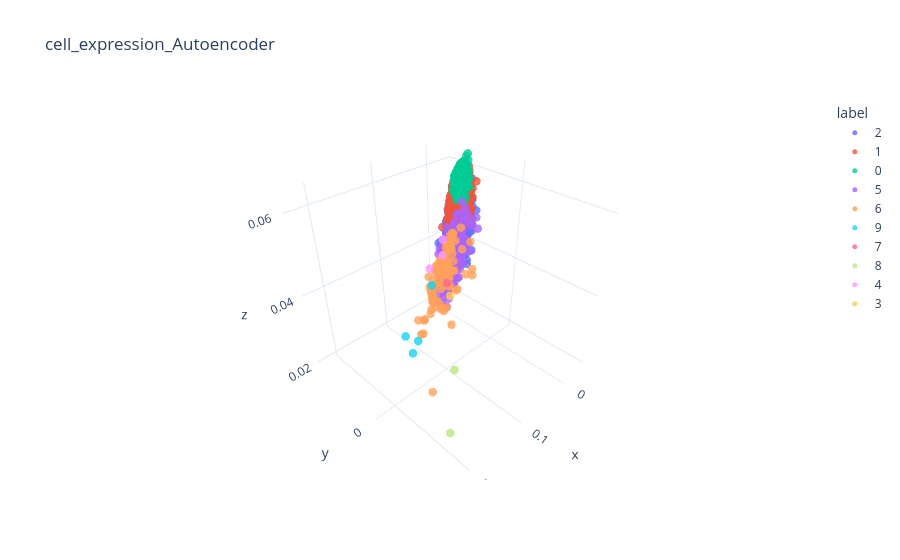

The code cell stored with this chart in its notebook:
### Markdown cell above
We can plot the reduced matrix where we use the Cluster of the cluster assigments of hirachical clustering

### Code cell
plotter.plot_reduced_matrix(
    reduced_matrix,
    dimensions = (0,1,2),
    color_by = assignments_hic["cluster"]                        
)

### Figure 1 — Plotly figure (JSON) as saved in the notebook; plotly's stock layout.template omitted (floating-point values rounded to 4 significant figures; data arrays with more than 128 entries replaced by an {"elided": "..."} marker saying what was removed)
{"data": [{"customdata": {"elided": "1727x5 mixed values"}, "hovertemplate": "label=2<br>x=%{x}<br>y=%{y}<br>z=%{z}<br>barcode=%{customdata[0]}<br>cell_line=%{customdata[1]}<br>time=%{customdata[2]}<br>cell_barcode=%{customdata[3]}<br>trajectory=%{customdata[4]}<extra></extra>", "legendgroup": "2", "marker": {"color": "#636efa", "opacity": 0.8, "size": 5, "symbol": "circle"}, "mode": "markers", "name": "2", "scene": "scene", "showlegend": true, "type": "scatter3d", "x": {"elided": "1727 float values"}, "y": {"elided": "1727 float values"}, "z": {"elided": "1727 float values"}}, {"customdata": {"elided": "3742x5 mixed values"}, "hovertemplate": "label=1<br>x=%{x}<br>y=%{y}<br>z=%{z}<br>barcode=%{customdata[0]}<br>cell_line=%{customdata[1]}<br>time=%{customdata[2]}<br>cell_barcode=%{customdata[3]}<br>trajectory=%{customdata[4]}<extra></extra>", "legendgroup": "1", "marker": {"color": "#EF553B", "opacity": 0.8, "size": 5, "symbol": "circle"}, "mode": "markers", "name": "1", "scene": "scene", "showlegend": true, "type": "scatter3d", "x": {"elided": "3742 float values"}, "y": {"elided": "3742 float values"}, "z": {"elided": "3742 float values"}}, {"customdata": {"elided": "1620x5 mixed values"}, "hovertemplate": "label=0<br>x=%{x}<br>y=%{y}<br>z=%{z}<br>barcode=%{customdata[0]}<br>cell_line=%{customdata[1]}<br>time=%{customdata[2]}<br>cell_barcode=%{customdata[3]}<br>trajectory=%{customdata[4]}<extra></extra>", "legendgroup": "0", "marker": {"color": "#00cc96", "opacity": 0.8, "size": 5, "symbol": "circle"}, "mode": "markers", "name": "0", "scene": "scene", "showlegend": true, "type": "scatter3d", "x": {"elided": "1620 float values"}, "y": {"elided": "1620 float values"}, "z": {"elided": "1620 float values"}}, {"customdata": {"elided": "213x5 mixed values"}, "hovertemplate": "label=5<br>x=%{x}<br>y=%{y}<br>z=%{z}<br>barcode=%{customdata[0]}<br>cell_line=%{customdata[1]}<br>time=%{customdata[2]}<br>cell_barcode=%{customdata[3]}<br>trajectory=%{customdata[4]}<extra></extra>", "legendgroup": "5", "marker": {"color": "#ab63fa", "opacity": 0.8, "size": 5, "symbol": "circle"}, "mode": "markers", "name": "5", "scene": "scene", "showlegend": true, "type": "scatter3d", "x": {"elided": "213 float values"}, "y": {"elided": "213 float values"}, "z": {"elided": "213 float values"}}, {"customdata": {"elided": "91x5 mixed values"}, "hovertemplate": "label=6<br>x=%{x}<br>y=%{y}<br>z=%{z}<br>barcode=%{customdata[0]}<br>cell_line=%{customdata[1]}<br>time=%{customdata[2]}<br>cell_barcode=%{customdata[3]}<br>trajectory=%{customdata[4]}<extra></extra>", "legendgroup": "6", "marker": {"color": "#FFA15A", "opacity": 0.8, "size": 5, "symbol": "circle"}, "mode": "markers", "name": "6", "scene": "scene", "showlegend": true, "type": "scatter3d", "x": [0.02906, 0.0966, 0.05994, 0.1024, 0.06314, 0.06697, 0.07243, 0.06543, 0.0579, 0.0784, 0.05261, 0.05418, 0.04781, 0.04429, 0.08963, 0.05676, 0.06728, 0.133, 0.06796, 0.0375, 0.09058, 0.06525, 0.1206, 0.0995, 0.07287, 0.09618, 0.08435, 0.08719, 0.05323, 0.04499, 0.02293, 0.03398, 0.07857, 0.04321, 0.0766, 0.07248, 0.08671, 0.04368, 0.0336, 0.07321, 0.03979, 0.05157, 0.08133, 0.1185, 0.05783, 0.04311, 0.06358, 0.05328, 0.06998, 0.1175, 0.06061, 0.04092, 0.09535, 0.08743, 0.06968, 0.03514, 0.06336, 0.05176, 0.03689, 0.02294, 0.05338, 0.04197, 0.03435, 0.04509, 0.1168, 0.01773, 0.08735, 0.07337, 0.02993, 0.1006, 0.02921, 0.03739, 0.05542, 0.05957, 0.0555, 0.1007, 0.1513, 0.09709, 0.05251, 0.03897, 0.05472, 0.08252, 0.04171, 0.04386, 0.05666, 0.04102, 0.04118, 0.06457, 0.07868, 0.06536, 0.09803], "y": [-0.02764, 8.693e-06, -0.01553, 0.006989, -0.01289, -0.01401, -0.01842, -0.01977, -0.008775, -0.0145, -0.02397, -0.01348, -0.02117, -0.01706, -0.006462, -0.009487, -0.008707, 0.01303, -0.0106, -0.02647, -0.01739, -0.0127, 0.002199, -0.01529, -0.003359, -0.01952, -0.01368, 0.006791, -0.01907, -0.02591, -0.03049, -0.02422, -0.004571, -0.02663, -0.01762, -0.006519, -0.007075, -0.01509, -0.01778, -0.01489, -0.0151, -0.01197, 0.008645, -0.00114, -0.01056, -0.0182, -0.01692, -0.01988, -0.01136, 0.005661, -0.01294, -0.01852, -0.002751, -0.005366, -0.004931, -0.01763, -0.01339, -0.02643, -0.0308, -0.02356, -0.01409, -0.02111, -0.01908, -0.01357, 0.003292, -0.02063, -0.0133, -0.01143, -0.02483, -0.01349, -0.02159, -0.01544, -0.004242, -0.01343, -0.01398, -0.01645, 0.007368, -0.007606, -0.02015, -0.02392, -0.02406, -0.01281, -0.01218, -0.01638, -0.01218, -0.009292, -0.02052, -0.007111, 0.007812, 0.002853, 0.00488], "z": [0.03639, 0.04489, 0.04237, 0.04468, 0.0376, 0.04405, 0.0351, 0.03069, 0.05152, 0.03289, 0.03019, 0.04751, 0.03813, 0.04097, 0.03443, 0.04644, 0.03845, 0.03998, 0.04212, 0.0359, 0.0277, 0.04241, 0.04145, 0.02497, 0.04454, 0.02761, 0.03523, 0.04718, 0.03733, 0.03221, 0.03574, 0.03867, 0.0429, 0.03379, 0.0285, 0.04453, 0.04131, 0.0453, 0.04775, 0.03316, 0.04781, 0.04775, 0.04696, 0.04341, 0.03751, 0.03798, 0.03705, 0.03898, 0.04127, 0.04084, 0.04557, 0.04115, 0.04251, 0.03397, 0.0464, 0.04577, 0.04005, 0.03544, 0.03006, 0.04252, 0.04201, 0.04045, 0.04512, 0.04598, 0.03988, 0.04686, 0.03202, 0.03754, 0.03967, 0.03016, 0.04193, 0.04921, 0.04861, 0.04001, 0.0404, 0.02445, 0.02002, 0.03527, 0.03943, 0.0367, 0.03138, 0.03895, 0.04816, 0.04213, 0.04077, 0.05204, 0.03822, 0.04286, 0.04809, 0.05262, 0.0435]}, {"customdata": [["A549.10h.CGTTCAAGATTAAG", "A549", "10h", "CGTTCAAGATTAAG", 661], ["A549.10h.GGATCGGCTTACTA", "A549", "10h", "GGATCGGCTTACTA", 676], ["A549.10h.ATAGTCCGCCGGTC", "A549", "10h", "ATAGTCCGCCGGTC", 332], ["A549.10h.CACCACGCAACTCC", "A549", "10h", "CACCACGCAACTCC", 614]], "hovertemplate": "label=9<br>x=%{x}<br>y=%{y}<br>z=%{z}<br>barcode=%{customdata[0]}<br>cell_line=%{customdata[1]}<br>time=%{customdata[2]}<br>cell_barcode=%{customdata[3]}<br>trajectory=%{customdata[4]}<extra></extra>", "legendgroup": "9", "marker": {"color": "#19d3f3", "opacity": 0.8, "size": 5, "symbol": "circle"}, "mode": "markers", "name": "9", "scene": "scene", "showlegend": true, "type": "scatter3d", "x": [0.1197, 0.1462, 0.08015, 0.1156], "y": [-0.01199, -0.006191, -0.01507, -0.02239], "z": [0.02572, 0.0267, 0.03807, 0.02336]}, {"customdata": [["A549.2h.CTGGCAGCGCATCC", "A549", "2h", "CTGGCAGCGCATCC", null]], "hovertemplate": "label=7<br>x=%{x}<br>y=%{y}<br>z=%{z}<br>barcode=%{customdata[0]}<br>cell_line=%{customdata[1]}<br>time=%{customdata[2]}<br>cell_barcode=%{customdata[3]}<br>trajectory=%{customdata[4]}<extra></extra>", "legendgroup": "7", "marker": {"color": "#FF6692", "opacity": 0.8, "size": 5, "symbol": "circle"}, "mode": "markers", "name": "7", "scene": "scene", "showlegend": true, "type": "scatter3d", "x": [0.123], "y": [0.007547], "z": [0.04799]}, {"customdata": [["A549.6h.GCGATATGGCCGCG", "A549", "6h", "GCGATATGGCCGCG", null], ["A549.4h.AAGGGGCTGCCTTA", "A549", "4h", "AAGGGGCTGCCTTA", 173]], "hovertemplate": "label=8<br>x=%{x}<br>y=%{y}<br>z=%{z}<br>barcode=%{customdata[0]}<br>cell_line=%{customdata[1]}<br>time=%{customdata[2]}<br>cell_barcode=%{customdata[3]}<br>trajectory=%{customdata[4]}<extra></extra>", "legendgroup": "8", "marker": {"color": "#B6E880", "opacity": 0.8, "size": 5, "symbol": "circle"}, "mode": "markers", "name": "8", "scene": "scene", "showlegend": true, "type": "scatter3d", "x": [0.1659, 0.2259], "y": [0.0244, 0.0403], "z": [0.03532, 0.03297]}, {"customdata": [["A549.8h.AAAGTTCTACGCCA", "A549", "8h", "AAAGTTCTACGCCA", 18], ["A549.10h.AGGCATATGCCATC", "A549", "10h", "AGGCATATGCCATC", 428], ["A549.8h.CATCTTCTACGCCA", "A549", "8h", "CATCTTCTACGCCA", null]], "hovertemplate": "label=4<br>x=%{x}<br>y=%{y}<br>z=%{z}<br>barcode=%{customdata[0]}<br>cell_line=%{customdata[1]}<br>time=%{customdata[2]}<br>cell_barcode=%{customdata[3]}<br>trajectory=%{customdata[4]}<extra></extra>", "legendgroup": "4", "marker": {"color": "#FF97FF", "opacity": 0.8, "size": 5, "symbol": "circle"}, "mode": "markers", "name": "4", "scene": "scene", "showlegend": true, "type": "scatter3d", "x": [0.01988, 0.0158, 0.007368], "y": [-0.03635, -0.02824, -0.03068], "z": [0.03313, 0.03882, 0.0424]}, {"customdata": [["A549.6h.AGCCTGATAATAGC", "A549", "6h", "AGCCTGATAATAGC", null]], "hovertemplate": "label=3<br>x=%{x}<br>y=%{y}<br>z=%{z}<br>barcode=%{customdata[0]}<br>cell_line=%{customdata[1]}<br>time=%{customdata[2]}<br>cell_barcode=%{customdata[3]}<br>trajectory=%{customdata[4]}<extra></extra>", "legendgroup": "3", "marker": {"color": "#FECB52", "opacity": 0.8, "size": 5, "symbol": "circle"}, "mode": "markers", "name": "3", "scene": "scene", "showlegend": true, "type": "scatter3d", "x": [0.09657], "y": [0.001227], "z": [0.0409]}], "layout": {"legend": {"title": {"text": "label"}, "tracegroupgap": 0}, "scene": {"domain": {"x": [0, 1], "y": [0, 1]}, "xaxis": {"title": {"text": "x"}}, "yaxis": {"title": {"text": "y"}}, "zaxis": {"title": {"text": "z"}}}, "title": {"text": "cell_expression_Autoencoder"}}}
